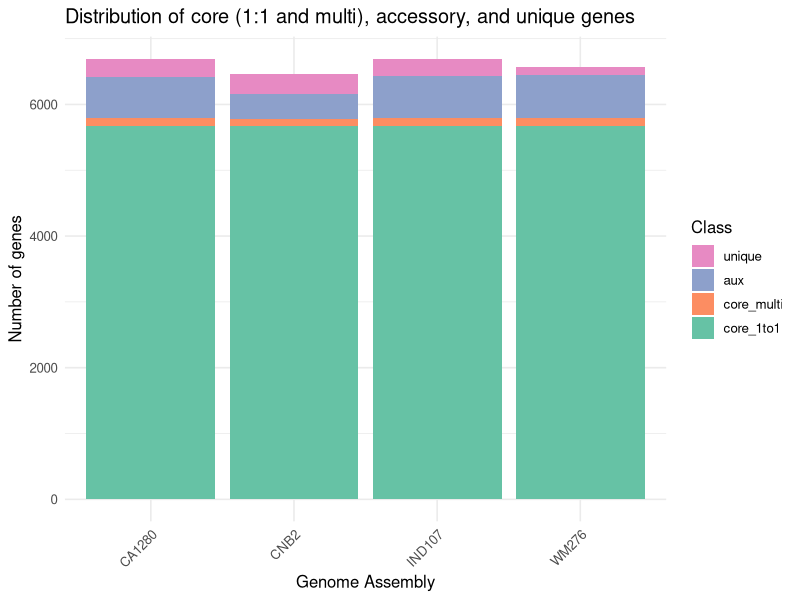
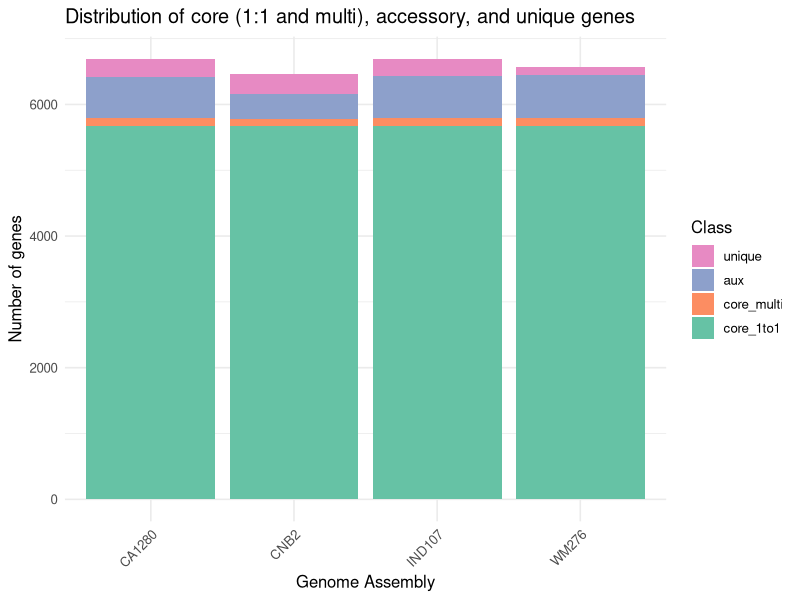

Reproduce these figures in R, in order.
core1_counts <- c(5679, 5679, 5679, 5679)
corem_counts <- c(112, 100, 108, 118)
aux_counts <- c(622, 381, 649, 650)
uniq_counts <- c(270, 296, 260, 118)
genomes <- c('CA1280', 'CNB2', 'IND107', 'WM276')

library(ggplot2)

df <- data.frame(
  genome = rep(genomes, times = 4),
  class = factor(
    rep(c("core_1to1", "core_multi", "aux", "unique"), each = length(genomes)),
    levels = c("core_1to1", "core_multi", "aux", "unique")
  ),
  count  = c(core1_counts, corem_counts, aux_counts, uniq_counts)
)

p <- ggplot(df, aes(x = genome, y = count, fill = class)) +
  geom_bar(
    stat = "identity", 
    position = position_stack(reverse = TRUE)
  ) +
  theme_minimal(base_size = 12) +
  theme(
    axis.text.x = element_text(angle = 45, hjust = 1),
    legend.position = "right"
  ) +
  labs(
    title = "Distribution of core (1:1 and multi), accessory, and unique genes",
    x = "Genome Assembly",
    y = "Number of genes",
    fill = "Class"
  ) +
  scale_fill_brewer(
    palette = "Set2",
    guide = guide_legend(reverse = TRUE)
  )

# PDF output
ggsave(filename = "examples/synima_output2/synima_step4-ortholog-summary/GENE_CLUSTERS_SUMMARIES.pep.orthomcl.cluster_dist_per_genome.summary_plot.pdf", 
plot = p, width = 7, height = 5)

# PNG output
ggsave(filename = "examples/synima_output2/synima_step4-ortholog-summary/GENE_CLUSTERS_SUMMARIES.pep.orthomcl.cluster_dist_per_genome.summary_plot.png", 
plot = p, width = 7, height = 5, dpi = 300)
